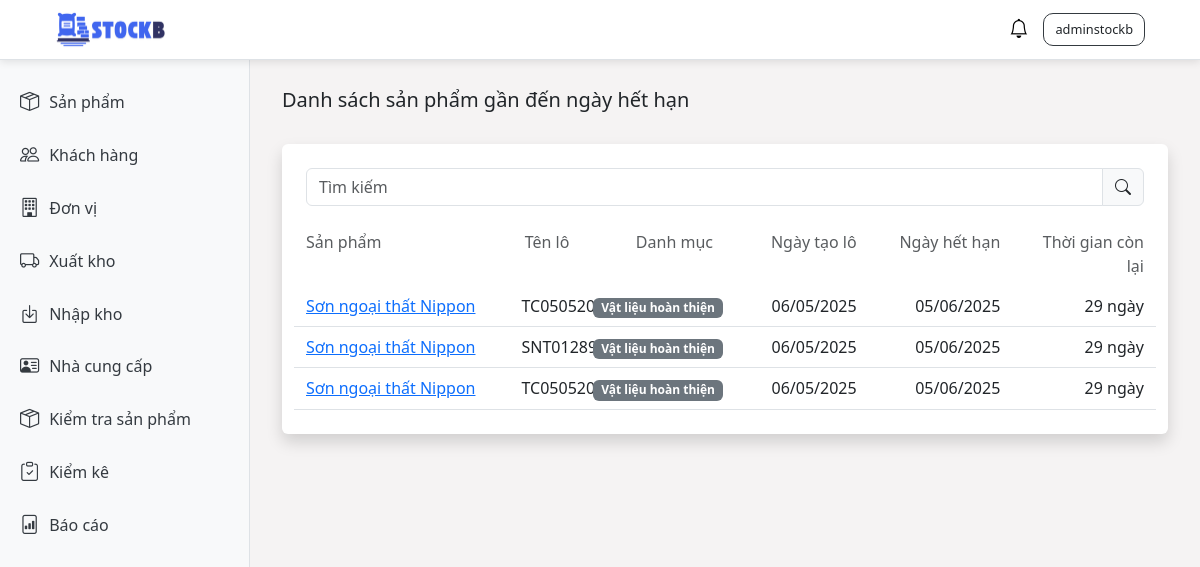
Before: /check/near-expiry (signed in) with the older database file.
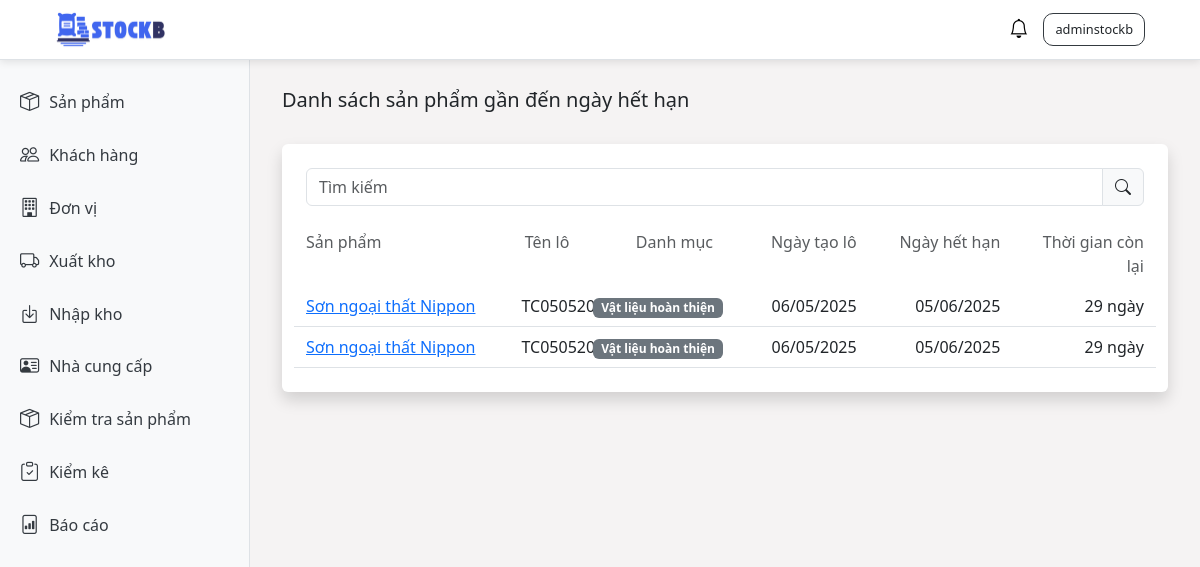
After: the same page with the newer database file.
### stockb/models.py (models this page shows, shortened)
class ProductDetail(models.Model):
    STATUS_CHOICES = [
        ('ACTIVE', 'Kích hoạt'),
        ('UNACTIVE', 'Tắt kích hoạt'),
    ]
    product = models.ForeignKey(Product, on_delete=models.CASCADE, related_name='product_details')
    product_batch = models.CharField(max_length=100)
    initial_quantity = models.IntegerField()
    remaining_quantity = models.IntegerField()
    import_date = models.DateTimeField()
    status = models.CharField(
        max_length=20,
        choices=STATUS_CHOICES,
        default='ACTIVE'
    )
    expiry_date = models.DateTimeField(blank=True, null=True)
    created_at = models.DateTimeField(auto_now_add=True)
    updated_at = models.DateTimeField(auto_now=True)
    class Meta:
        unique_together = ('product', 'product_batch')

class Product(models.Model):
    product_name = models.CharField(max_length=100)
    description = models.TextField(blank=True)
    purchase_price = models.DecimalField(max_digits=10, decimal_places=0)
    selling_price = models.DecimalField(max_digits=10, decimal_places=0)
    minimum_stock = models.IntegerField(default=0)
    inspection_time = models.IntegerField(default=0)
    category = models.ForeignKey(ProductCategory, on_delete=models.CASCADE)
    unit = models.ForeignKey(Unit, on_delete=models.CASCADE)
    supplier = models.ForeignKey(Supplier, on_delete=models.CASCADE)
    created_at = models.DateTimeField(auto_now_add=True)
    updated_at = models.DateTimeField(auto_now=True)

class ProductCategory(models.Model):
    category_name = models.CharField(max_length=100)
    description = models.TextField(
        blank=True,
        null=True
    )
    created_at = models.DateTimeField(auto_now_add=True)
    updated_at = models.DateTimeField(auto_now=True)

### stockb/views/check_views.py (the view)
# urls.py: path('check/near-expiry', check_views.near_expiry_list_view, name='near_expiry_list'),
@login_required
def near_expiry_list_view(request):
    today = timezone.now()
    end_date = today + timedelta(days=30)
    search_query = request.GET.get('q', '')
    near_expiry_products = ProductDetail.objects.filter(
        expiry_date__range=(today, end_date),
        status = "ACTIVE"
    ).select_related('product__category', 'product__unit').order_by('expiry_date')
    if search_query:
        near_expiry_products = near_expiry_products.filter(product__product_name__icontains=search_query)
    products_with_days_left = []
    for detail in near_expiry_products:
        days_left = (detail.expiry_date - today).days
        products_with_days_left.append({
            'detail': detail,
            'days_left': max(0, days_left),
        })
    context = {
        "title": "Hàng gần đến ngày hết hạn",
        "near_expiry_products": products_with_days_left,
        "search_query": search_query,
    }
    return render(request, 'check/near_expiry_list.html', context)

### stockb/context_processors.py (called while the page is built)
def notifications(request):
    return {
        'notifications': Notification.objects.all()[:50]
    }

### stockb/templates/check/near_expiry_list.html (shortened to what this page needs)
{% extends 'base.html' %}
{% block content %}
    <div class="d-flex justify-content-between align-items-center mb-4">
        <h5>Danh sách sản phẩm gần đến ngày hết hạn</h5>
    </div>
    <div class="container bg-white p-4 rounded shadow">
        <form method="get" class="input-group mb-4">
            <input type="text" name="q" class="form-control" placeholder="Tìm kiếm" value="{{ search_query }}">
            <button type="submit" class="input-group-text"><i class="bi bi-search"></i></button>
        </form>
        <div class="row mb-2 text-muted">
            <div class="col-3">Sản phẩm</div>
            <div class="col-1 text-end">Tên lô</div>
            <div class="col-2 text-end">Danh mục</div>
            <div class="col-2 text-end">Ngày tạo lô</div>
            <div class="col-2 text-end">Ngày hết hạn</div>
            <div class="col-2 text-end">Thời gian còn lại</div>
        </div>
        {% for item in near_expiry_products %}
        <div class="row py-2 border-bottom align-items-center">
            <a href="/product/{{ item.detail.product.id }}" class="col-3">
                {{ item.detail.product.product_name }}
            </a>
            <div class="col-1 text-end">
                {{ item.detail.product_batch }}
            </div>
            <div class="col-2 text-end">
                <span class="badge bg-secondary">{{ item.detail.product.category.category_name }}</span>
            </div>
            <div class="col-2 text-end">
                <span>{{ item.detail.created_at|date:"d/m/Y" }}</span>
            </div>
            <div class="col-2 text-end">
                <span>{{ item.detail.expiry_date|date:"d/m/Y" }}</span>
            </div>
            <div class="col-2 text-end">
                <span>{{ item.days_left }} ngày</span>
            </div>
        </div>
        {% empty %}
        <div class="row py-2">
            <div class="col-12 text-center text-muted">
                Không có sản phẩm nào gần đến ngày hết hạn.
            </div>
        </div>
        {% endfor %}
    </div>
{% endblock %}

Changed rows visible on the page:
removed ProductDetail: detail.product.product_name "Sơn ngoại thất Nippon", detail.product_batch "SNT0128931", detail.product.category.category_name "Vật liệu hoàn thiện", detail.created_at "06/05/2025", detail.expiry_date "05/06/2025", days_left "29"
